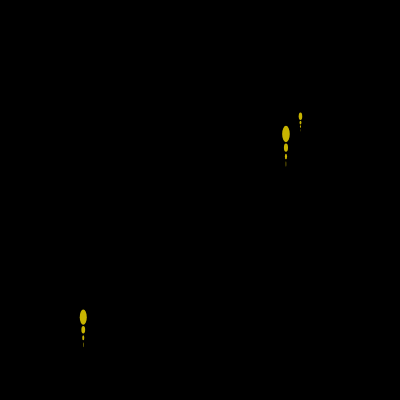
Frame 1 (no input)
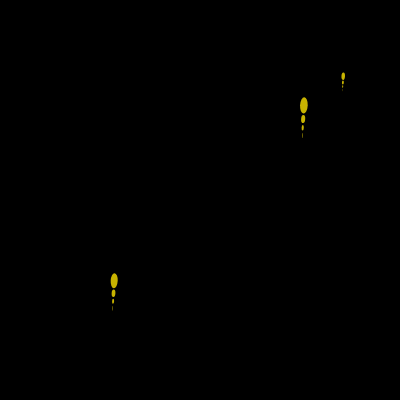
Frame 60 (no input)
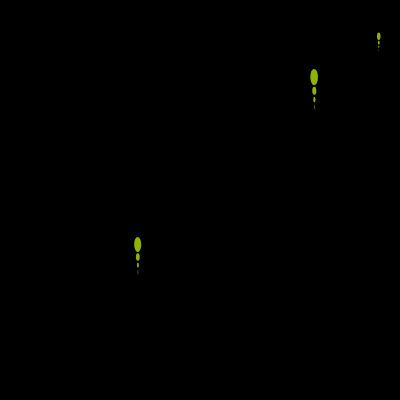
Frame 120 (the mouse pressed at the canvas centre since frame 60)

The p5.js sketch that drew these frames (run headless with seeded random() and noise() and a simulated clock; from frame 60 on, the mouse is pressed at the canvas centre):

// p5.js sketch
// ── sketch.js
let x, y, size;
let angle;
let pacex;
let pace;
let s;
let rotations;
let rotationsX;
let r, g, b, colorchange;
let disappear;
let ds, d;

function setup() {
  createCanvas(400, 400);
  // x = [random(0, width),random(0, width),random(0, width)];
  // y = [random(0, height),random(0, height),random(0, height)];
  x = [random(0, width), random(0, width), random(0, width)];
  y = [random(0, height), random(0, height), random(0, height)];
  size = [random(20, 50), random(20, 50), random(10, 20)];
  angle = [];
  pace = [random(0.2, 0.8), random(0.2, 0.8), random(0.2, 0.8)];
  pacex = [random(0.2, 0.8), random(0.2, 0.8), random(0.2, 0.8)];
  rotations = [true, true, true];
  rotationsX = [true, true, true];
  disappear = 200;
}

function draw() {
  background(0);
  for (i = 0; i < 3; i += 1) {
    fishmove(i);
    push();
    translate(x[i], y[i] - size[i]* 0.14);
    s = sin(frameCount * 0.05);
    rotate((angle[i] / 8) * s);
    if (rotations[i] == false) {
      // rotate(PI);
      if ((pacex[i] > 0) & (pace[i] < 0) || (pacex[i] > 0) & (pace[i] > 0)) {
        rotate(PI / 2);
      }
      if ((pacex[i] < 0) & (pace[i] > 0) || (pacex[i] > 0) & (pace[i] < 0)) {
        rotate(-PI / 2);
      }
      if ((pace[i] < 0) & (pacex[i] < 0)) {
        rotate(PI);
      }
    }
    if (rotationsX[i] == false) {
      console.log("hh");
      if ((pacex[i] > 0) & (pace[i] < 0) || (pacex[i] < 0) & (pace[i] > 0)) {
        rotate(-PI / 2);
      }
      if ((pacex[i] > 0) & (pace[i] < 0) || (pacex[i] > 0) & (pace[i] > 0)) {
        rotate(PI / 2);
      }
      // rotate(PI / 2);
    }
    if (sin(frameCount * 0.05) < 0) {
      rotate((angle[i] / 8) * -s * 2);
    }

    teridyfish(0, 0, size[i]);
    pop();

    if (y[i] < -30 || y[i] > height + 30) {
      pace[i] = -pace[i];
      rotations[i] = !rotations[i];
    }
    if (x[i] < -30 || x[i] > width + 30) {
      pacex[i] = -pacex[i];
      rotationsX[i] = !rotationsX[i];
      // if(rotations == false){
      //   rotationsX[i] = !rotationsX[i];
      // }
    }
  }
}

function teridyfish(px, py, psize) {
  noStroke();
  //   change color based on distance
  let d = dist(px, py, mouseX, mouseY);
  let ds = map(d, 0, width, 0, 100);
  r = 255 - ds;
  g = 230 - frameCount * (psize / 1000);
  b = 0;
  fill(r, g, b, disappear);
  

  if (g < 110) {
    disappear -= frameCount * 0.0005;
    console.log("gg");
    fill(r, g, b, disappear);
    ellipse(px, py, psize * 0.28, psize * 0.6);
    ellipse(px, py + psize * 0.5, psize * 0.15, psize * 0.3);
    ellipse(px, py + psize * 0.82, psize * 0.08, psize * 0.2);
    ellipse(px, py + psize * 1.1, psize * 0.02, psize * 0.2);
  } else {
    fill(r, g, b, disappear);
    ellipse(px, py, psize * 0.28, psize * 0.6);
    ellipse(px, py + psize * 0.5, psize * 0.15, psize * 0.3);
    ellipse(px, py + psize * 0.82, psize * 0.08, psize * 0.2);
    ellipse(px, py + psize * 1.1, psize * 0.02, psize * 0.2);
  }

  if (disappear < 150) {
    pace[i] = pace[i] * 0.99;
  }

  //console.log(x)
}

function fishmove(t) {
  // x[t] = x[t] + 5 * cos(frameCount * 0.05);

  let x_angle = sin(frameCount * 0.05);
  let y_angle = cos(frameCount * 0.05);

  // x[t] = 10 * sin(frameCount * 0.05);
  x[t] = x[t] + x_angle * 0.1 + pacex[t];
  y[t] -= pace[t] + y_angle * 0.1;
  angle[t] = atan2(x_angle, y_angle);
}
